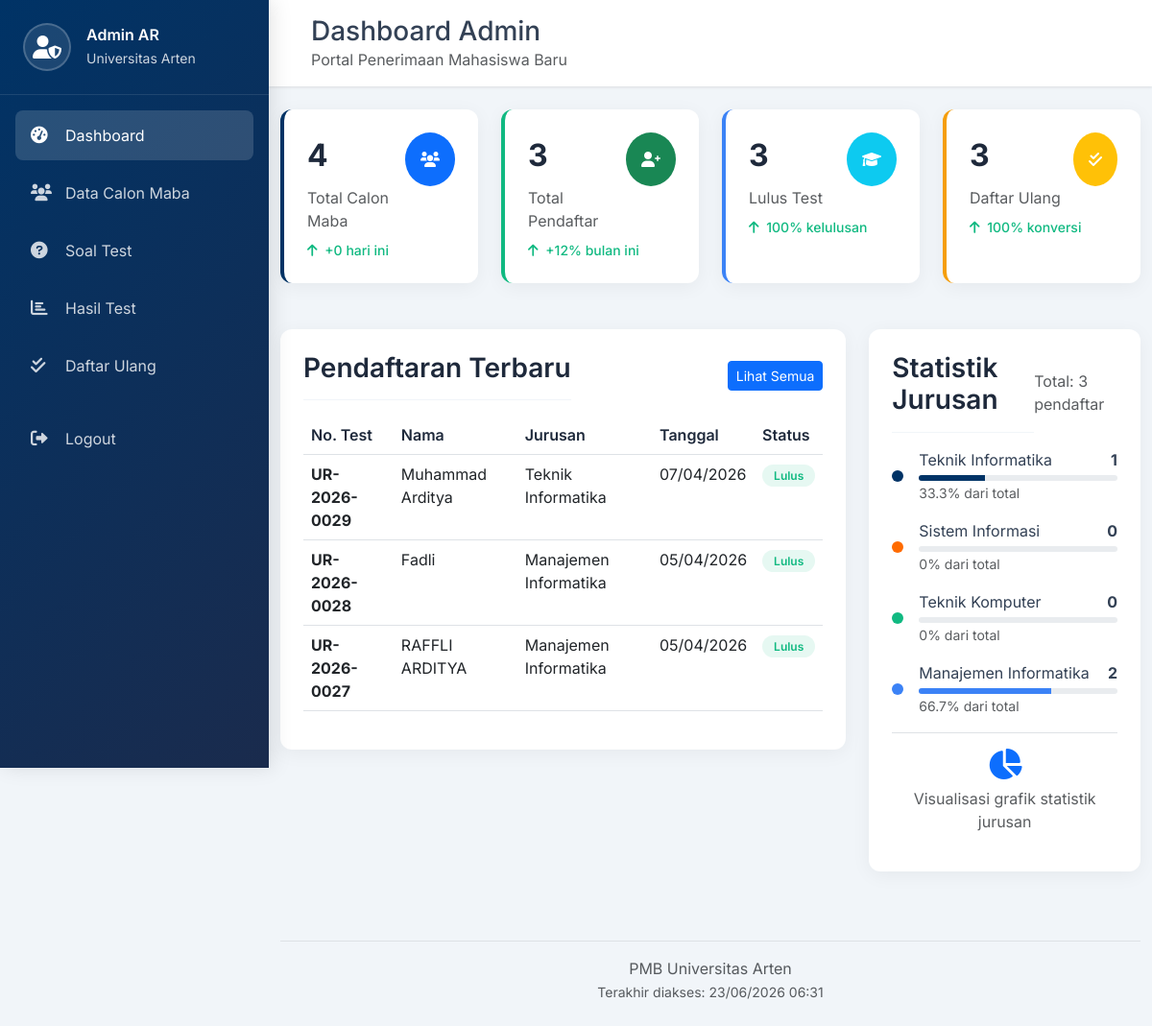
Screenshot of /admin/dashboard.php (signed in) with the database file from the repository.
### tables this page shows
CREATE TABLE `pendaftaran` (
  `id_pendaftaran` int(11) NOT NULL,
  `id_calon` int(11) DEFAULT NULL,
  `id_jurusan` int(11) DEFAULT NULL,
  `tanggal_daftar` date DEFAULT NULL,
  `status` enum('pending','lulus','tidak_lulus') DEFAULT 'pending',
  `nilai_test` decimal(5,2) DEFAULT NULL,
  `no_test` varchar(50) DEFAULT NULL
);

CREATE TABLE `calon_mahasiswa` (
  `id_calon` int(11) NOT NULL,
  `nama_lengkap` varchar(100) NOT NULL,
  `email` varchar(100) NOT NULL,
  `no_test` varchar(20) DEFAULT NULL,
  `nim` varchar(20) DEFAULT NULL,
  `foto` varchar(255) DEFAULT NULL,
  `password` varchar(255) NOT NULL,
  `no_hp` varchar(15) DEFAULT NULL,
  `alamat` text DEFAULT NULL,
  `asal_sekolah` varchar(100) DEFAULT NULL,
  `jurusan_sekolah` varchar(50) DEFAULT NULL,
  `tahun_lulus` year(4) DEFAULT NULL,
  `jenis_kelamin` enum('L','P') DEFAULT NULL,
  `tempat_lahir` varchar(50) DEFAULT NULL,
  `tanggal_lahir` date DEFAULT NULL,
  `created_at` timestamp NOT NULL DEFAULT current_timestamp()
);

CREATE TABLE `jurusan` (
  `id_jurusan` int(11) NOT NULL,
  `kode_jurusan` varchar(10) NOT NULL,
  `nama_jurusan` varchar(100) NOT NULL,
  `kuota` int(11) NOT NULL
);

### admin/dashboard.php (the view, shortened to what this page needs)
<?php
require_once '../config/database.php';
$total_maba = mysqli_fetch_assoc(mysqli_query($conn, "SELECT COUNT(*) as total FROM calon_mahasiswa"))['total'];
$total_pendaftar = mysqli_fetch_assoc(mysqli_query($conn, "SELECT COUNT(*) as total FROM pendaftaran"))['total'];
$total_lulus = mysqli_fetch_assoc(mysqli_query($conn, "SELECT COUNT(*) as total FROM pendaftaran WHERE status='lulus'"))['total'];
$total_daftar_ulang = mysqli_fetch_assoc(mysqli_query($conn, "SELECT COUNT(*) as total FROM daftar_ulang"))['total'];
$total_today = mysqli_fetch_assoc(mysqli_query($conn, "SELECT COUNT(*) as total FROM pendaftaran WHERE DATE(tanggal_daftar) = CURDATE()"))['total'];
$jurusan_stats = [];
$jurusan_query = "SELECT j.nama_jurusan, COUNT(p.id_pendaftaran) as total
                  FROM jurusan j
                  LEFT JOIN pendaftaran p ON j.id_jurusan = p.id_jurusan
                  GROUP BY j.id_jurusan";
$jurusan_result = mysqli_query($conn, $jurusan_query);
while ($row = mysqli_fetch_assoc($jurusan_result)) {
    $jurusan_stats[] = $row;
}
?>
<!DOCTYPE html>
<html lang="id">
<head>
    <link href="https://cdn.jsdelivr.net/npm/bootstrap@5.3.0-alpha1/dist/css/bootstrap.min.css" rel="stylesheet">
    <link rel="stylesheet" href="https://cdnjs.cloudflare.com/ajax/libs/font-awesome/6.0.0/css/all.min.css">
</head>
<body>
    <aside class="sidebar" id="sidebar">
        <div class="sidebar-header">
            <div class="admin-profile">
                <div class="admin-avatar">
                    <i class="fas fa-user-shield"></i>
                </div>
                <div class="admin-info">
                    <h5><?php echo $_SESSION['admin_nama'] ?? 'Administrator'; ?></h5>
                    <p>Universitas Arten</p>
                </div>
            </div>
        </div>
        <nav class="sidebar-nav">
            <a href="dashboard.php" class="nav-link active">
                <i class="fas fa-tachometer-alt nav-icon"></i>
                <span>Dashboard</span>
            </a>
            <a href="data_maba.php" class="nav-link">
                <i class="fas fa-users nav-icon"></i>
                <span>Data Calon Maba</span>
            </a>
            <a href="soal_test.php" class="nav-link">
                <i class="fas fa-question-circle nav-icon"></i>
                <span>Soal Test</span>
            </a>
            <a href="hasil_test.php" class="nav-link">
                <i class="fas fa-chart-bar nav-icon"></i>
                <span>Hasil Test</span>
            </a>
            <a href="daftar_ulang.php" class="nav-link">
                <i class="fas fa-check-double nav-icon"></i>
                <span>Daftar Ulang</span>
            </a>
            <a href="../logout.php" class="nav-link mt-4">
                <i class="fas fa-sign-out-alt nav-icon"></i>
                <span>Logout</span>
            </a>
        </nav>
    </aside>
    <main class="main-content">
        <header class="top-nav">
            <div class="container-fluid">
                <div class="d-flex justify-content-between align-items-center">
                    <div>
                        <h1 class="h3 mb-0">Dashboard Admin</h1>
                        <p class="text-muted mb-0">Portal Penerimaan Mahasiswa Baru</p>
                    </div>
                </div>
            </div>
        </header>
        <div class="container-fluid py-4">
            <div class="row mb-4">
                <div class="col-xl-3 col-md-6 mb-4">
                    <div class="stat-card">
                        <div class="d-flex justify-content-between align-items-start">
                            <div>
                                <div class="stat-value"><?php echo $total_maba; ?></div>
                                <div class="text-muted">Total Calon Maba</div>
                            </div>
                            <div class="bg-primary text-white rounded-circle p-3">
                                <i class="fas fa-users"></i>
                            </div>
                        </div>
                        <div class="stat-change mt-2">
                            <i class="fas fa-arrow-up me-1"></i>
                            +<?php echo $total_today; ?> hari ini
                        </div>
                    </div>
                </div>
                <div class="col-xl-3 col-md-6 mb-4">
                    <div class="stat-card stat-card-success">
                        <div class="d-flex justify-content-between align-items-start">
                            <div>
                                <div class="stat-value"><?php echo $total_pendaftar; ?></div>
                                <div class="text-muted">Total Pendaftar</div>
                            </div>
                            <div class="bg-success text-white rounded-circle p-3">
                                <i class="fas fa-user-plus"></i>
                            </div>
                        </div>
                        <div class="stat-change mt-2">
                            <i class="fas fa-arrow-up me-1"></i>
                            +12% bulan ini
                        </div>
                    </div>
                </div>
                <div class="col-xl-3 col-md-6 mb-4">
                    <div class="stat-card stat-card-info">
                        <div class="d-flex justify-content-between align-items-start">
                            <div>
                                <div class="stat-value"><?php echo $total_lulus; ?></div>
                                <div class="text-muted">Lulus Test</div>
                            </div>
                            <div class="bg-info text-white rounded-circle p-3">
                                <i class="fas fa-graduation-cap"></i>
                            </div>
                        </div>
                        <div class="stat-change mt-2">
                            <i class="fas fa-arrow-up me-1"></i>
                            <?php echo $total_pendaftar > 0 ? round(($total_lulus / $total_pendaftar) * 100, 1) : 0; ?>%
                            kelulusan
                        </div>
                    </div>
                </div>
                <div class="col-xl-3 col-md-6 mb-4">
                    <div class="stat-card stat-card-warning">
                        <div class="d-flex justify-content-between align-items-start">
                            <div>
                                <div class="stat-value"><?php echo $total_daftar_ulang; ?></div>
                                <div class="text-muted">Daftar Ulang</div>
                            </div>
                            <div class="bg-warning text-white rounded-circle p-3">
                                <i class="fas fa-check-double"></i>
                            </div>
                        </div>
                        <div class="stat-change mt-2">
                            <i class="fas fa-arrow-up me-1"></i>
                            <?php echo $total_lulus > 0 ? round(($total_daftar_ulang / $total_lulus) * 100, 1) : 0; ?>%
                            konversi
                        </div>
                    </div>
                </div>
            </div>
            <div class="row">
                <div class="col-lg-8 mb-4">
                    <div class="dashboard-card">
                        <div class="d-flex justify-content-between align-items-center mb-3">
                            <h3 class="card-title mb-0">Pendaftaran Terbaru</h3>
                            <a href="data_maba.php" class="btn btn-sm btn-primary">Lihat Semua</a>
                        </div>
                        <div class="table-responsive">
                            <table class="table table-hover">
                                <thead>
                                    <tr>
                                        <th>No. Test</th>
                                        <th>Nama</th>
                                        <th>Jurusan</th>
                                        <th>Tanggal</th>
                                        <th>Status</th>
                                    </tr>
                                </thead>
                                <tbody>
                                    <?php
                                    $query = "SELECT p.*, cm.nama_lengkap, cm.no_test, j.nama_jurusan
          FROM pendaftaran p
          JOIN calon_mahasiswa cm ON p.id_calon = cm.id_calon
          JOIN jurusan j ON p.id_jurusan = j.id_jurusan
          ORDER BY p.id_pendaftaran DESC LIMIT 5";
                                    $result = mysqli_query($conn, $query);
                                    if (mysqli_num_rows($result) > 0):
                                        while ($row = mysqli_fetch_assoc($result)):
                                            $status = $row['status'];
                                            $status_badge = $status == 'lulus' ? 'success' :
                                                ($status == 'tidak_lulus' ? 'danger' : 'warning');
                                            $status_text = ucfirst(str_replace('_', ' ', $status));
                                            ?>
                                            <tr>
                                                <td><strong><?php echo $row['no_test']; ?></strong></td>
                                                <td><?php echo $row['nama_lengkap']; ?></td>
                                                <td><?php echo $row['nama_jurusan']; ?></td>
                                                <td><?php echo date('d/m/Y', strtotime($row['tanggal_daftar'])); ?></td>
                                                <td>
                                                    <span class="status-badge badge-<?php echo $status_badge; ?>">
                                                        <?php echo $status_text; ?>
                                                    </span>
                                                </td>
                                            </tr>
                                        <?php endwhile; endif; ?>
                                </tbody>
                            </table>
                        </div>
                    </div>
                </div>
                <div class="col-lg-4 mb-4">
                    <div class="dashboard-card">
                        <div class="d-flex justify-content-between align-items-center mb-3">
                            <h3 class="card-title mb-0">Statistik Jurusan</h3>
                            <span class="text-muted">Total: <?php echo $total_pendaftar; ?> pendaftar</span>
                        </div>
                        <div class="mb-3">
                            <?php
                            $colors = ['#003366', '#FF6B00', '#10B981', '#3B82F6', '#F59E0B'];
                            $i = 0;
                            foreach ($jurusan_stats as $jurusan):
                                $percentage = $total_pendaftar > 0 ? round(($jurusan['total'] / $total_pendaftar) * 100, 1) : 0;
                                $color = $colors[$i % count($colors)];
                                $i++;
                                ?>
                                <div class="d-flex align-items-center mb-3">
                                    <div class="me-3">
                                        <div class="rounded-circle"
                                            style="width: 12px; height: 12px; background: <?php echo $color; ?>"></div>
                                    </div>
                                    <div class="flex-grow-1">
                                        <div class="d-flex justify-content-between">
                                            <span><?php echo $jurusan['nama_jurusan']; ?></span>
                                            <strong><?php echo $jurusan['total']; ?></strong>
                                        </div>
                                        <div class="progress mt-1" style="height: 6px;">
                                            <div class="progress-bar" role="progressbar"
                                                style="width: <?php echo $percentage; ?>%; background: <?php echo $color; ?>">
                                            </div>
                                        </div>
                                        <small class="text-muted"><?php echo $percentage; ?>% dari total</small>
                                    </div>
                                </div>
                            <?php endforeach; ?>
                        </div>
                        <div class="text-center py-3 border-top">
                            <i class="fas fa-chart-pie fa-2x text-primary mb-2"></i>
                            <p class="text-muted mb-0">Visualisasi grafik statistik jurusan</p>
                        </div>
                    </div>
                </div>
            </div>
            <footer class="mt-4 pt-3 border-top text-center text-muted">
                <p class="mb-0">PMB Universitas Arten</p>
                <small>Terakhir diakses: <?php echo date('d/m/Y H:i'); ?></small>
            </footer>
        </div>
    </main>
</body>
</html>

### rows the page displays
pendaftaran: id_calon.no_test "UR-2026-0029", id_calon.nama_lengkap "Muhammad Arditya", id_jurusan.nama_jurusan "Teknik Informatika", tanggal_daftar "07/04/2026", status "Lulus"
pendaftaran: id_calon.no_test "UR-2026-0028", id_calon.nama_lengkap "Fadli", id_jurusan.nama_jurusan "Manajemen Informatika", tanggal_daftar "05/04/2026", status "Lulus"
pendaftaran: id_calon.no_test "UR-2026-0027", id_calon.nama_lengkap "RAFFLI ARDITYA", id_jurusan.nama_jurusan "Manajemen Informatika", tanggal_daftar "05/04/2026", status "Lulus"

### other values shown
$_SESSION['admin_nama'] "Admin AR"
$total_maba "4"
$total_today "0"
$total_pendaftar "3"
$total_lulus "3"
$total_daftar_ulang "3"
$jurusan['nama_jurusan'] "Teknik Informatika"
$jurusan['total'] "1"
$percentage "33.3"
$jurusan['nama_jurusan'] "Sistem Informasi"
$jurusan['total'] "0"
$percentage "0"
$jurusan['nama_jurusan'] "Teknik Komputer"
$jurusan['nama_jurusan'] "Manajemen Informatika"
$jurusan['total'] "2"
